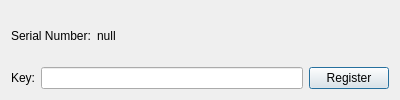
<?xml version="1.0" encoding="UTF-8"?>
<ui version="4.0">
 <class>qRegister</class>
 <widget class="QDialog" name="qRegister">
  <property name="geometry">
   <rect>
    <x>0</x>
    <y>0</y>
    <width>400</width>
    <height>100</height>
   </rect>
  </property>
  <property name="minimumSize">
   <size>
    <width>0</width>
    <height>100</height>
   </size>
  </property>
  <property name="maximumSize">
   <size>
    <width>16777215</width>
    <height>100</height>
   </size>
  </property>
  <property name="windowTitle">
   <string>Dialog</string>
  </property>
  <layout class="QVBoxLayout" name="verticalLayout" stretch="0,0">
   <item>
    <layout class="QHBoxLayout" name="horizontalLayout" stretch="0,1">
     <item>
      <widget class="QLabel" name="label">
       <property name="text">
        <string>Serial Number:</string>
       </property>
      </widget>
     </item>
     <item>
      <widget class="QLabel" name="SerialNumberLabel">
       <property name="text">
        <string>null</string>
       </property>
      </widget>
     </item>
    </layout>
   </item>
   <item>
    <layout class="QHBoxLayout" name="horizontalLayout_2">
     <item>
      <widget class="QLabel" name="label_2">
       <property name="text">
        <string>Key:</string>
       </property>
      </widget>
     </item>
     <item>
      <widget class="QLineEdit" name="KeyLineEdit"/>
     </item>
     <item>
      <widget class="QPushButton" name="RegisterBtn">
       <property name="text">
        <string>Register</string>
       </property>
      </widget>
     </item>
    </layout>
   </item>
  </layout>
 </widget>
 <resources/>
 <connections/>
</ui>
